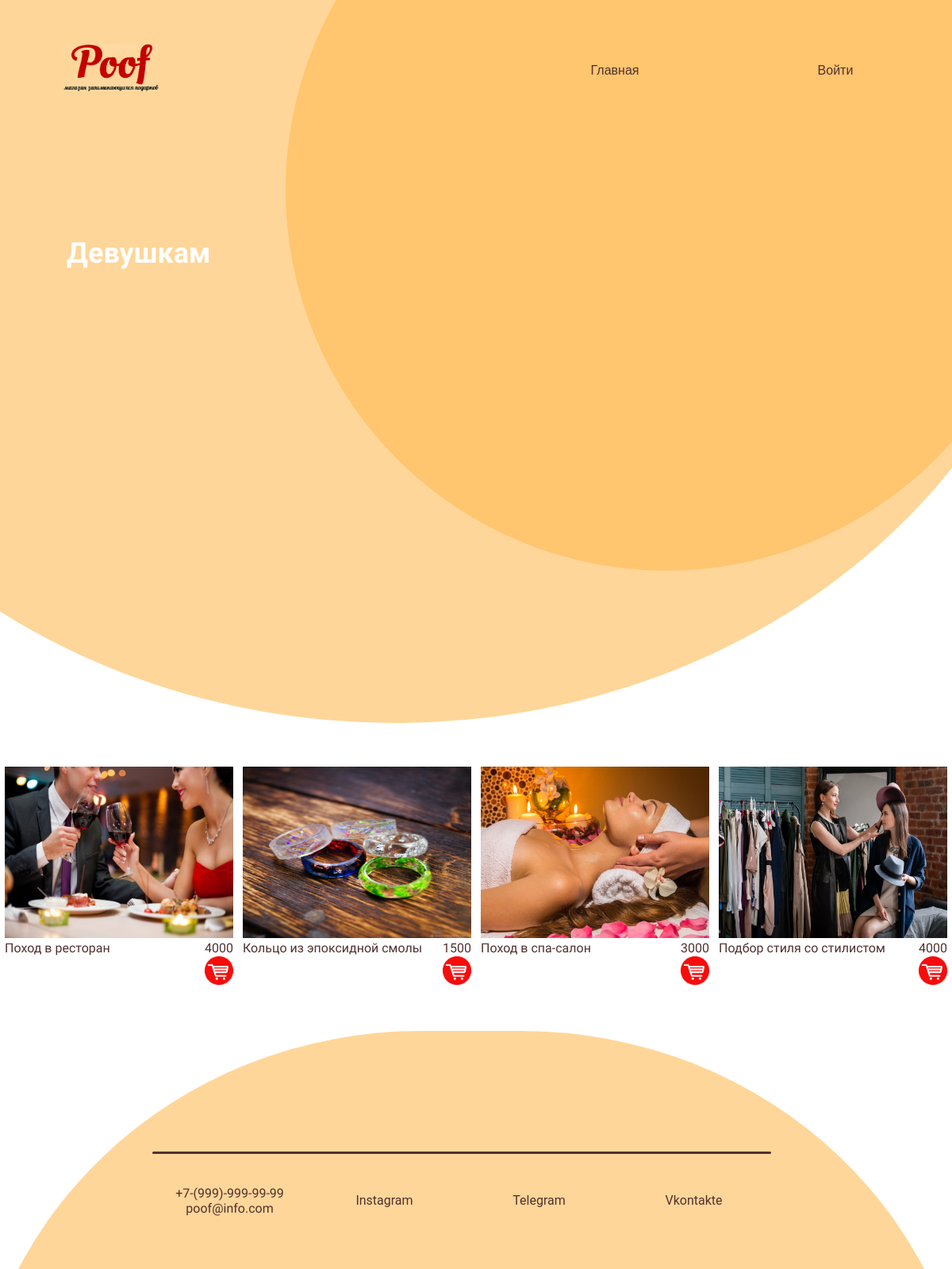
Page /category/2 on the committed database.
### products/models.py (models this page shows, shortened)
class Category(models.Model):
    title = models.CharField(max_length=150, db_index=True, verbose_name='Категория')
    class Meta:
        verbose_name = 'Категория'
        verbose_name_plural = 'Категории'

class Products(models.Model):
    title = models.CharField(max_length=150, verbose_name='Название')
    description = models.TextField(max_length=1000, verbose_name='Описание')
    price = models.IntegerField(verbose_name='Цена')
    created_at = models.DateField(auto_now_add=True, verbose_name='Создано')
    updated_at = models.DateField(auto_now=True, verbose_name='Обновлено')
    photo = models.ImageField(upload_to='photos/', verbose_name='Изображение')
    slug = models.SlugField(unique=True, verbose_name='Слаг')
    category = models.ForeignKey('Category', on_delete=models.PROTECT, blank=True, null=True)
    def get_absolute_url(self):
        return reverse_lazy('products', kwargs={'slug': self.slug})
    class Meta:
        verbose_name = 'Товар'
        verbose_name_plural = 'Товары'
        ordering = ['created_at']

### products/views.py (the view)
# urls.py: path('category/<int:category_id>', get_category, name='category'),
def get_category(request, category_id):
    products = Products.objects.filter(category_id=category_id)
    categories = Category.objects.all()
    category = Category.objects.get(pk=category_id)
    return render(request, 'products/category.html', {'products': products, 'categories': categories, 'category': category})

### products/templates/products/category.html (shortened to what this page needs)
{% extends 'base.html' %}
{% load static %}
{% block content %}
<div class="wrapper">
    <div class = "bottom_menu">
        <div class="logo"><img src="{% static 'img/Logo.gif' %}"></div>
        <div class="menu_links">
            <a href="/" class="link">Главная</a>
            {% if request.user.is_authenticated %}
            <a href="#" class="link">Личный кабинет</a>
            <a href="{% url 'logout' %}" class="link">Выход</a>
            {% else %}
            <a href="{% url 'login' %}" class="link">Войти</a>
            {% endif %}
        </div>
    </div>
    <div class = "circle"><img src="{{category.photo.url}}"></div>
    <div class = "circle_light"></div>
    <div class="intro_text">
        <h2>{{category.title}}</h2>
    </div>
    </div>
<div class="items">
        {% for item in products %}
    <a href="{{item.get_absolute_url}}">
        <div class="item">
            <div class="item__image"><img src="{{ item.photo.url }}"> </div>
            <div class="item__info">
                <div class="title">
                {{ item.title }}
                </div>
                <div class="price">
               <a class="link-detail">
                   <div>{{ item.price}}</div>
                   <input class="cart" type="image" src="{% static 'img/Cart_logo.png' %}" alt="Кнопка «Cart»">
               </a>
                </div>
        </div>
    </div>
    </a>
        {% endfor %}
</div>
<div class="wrapper_footer">
    <div class="footer">
        <div class="footer_circle">
            <div><hr></div>
            <div class="contact">
                <p class="footer_link">+7-(999)-999-99-99<br>poof@info.com</p>
                <a href="https://www.instagram.com/yellow__boat/" class="footer_link">Instagram</a>
                <a href="https://t.me/djoefrit" class="footer_link">Telegram</a>
                <a href="https://vk.com/lonep" class="footer_link">Vkontakte</a>
            </div>
        </div>
    </div>
</div>
{% endblock %}

### gift/static/css/main.css (style rules this page uses)
* { box-sizing: border-box; }
:root { --yellow: #FFC56F ; --yellow_light: #FFD699; --brown: #50312F; --brown_light: #513634; --white: #ffffff; --red: #ff0000; --dark: #0D0D0D; --gray: #5a5560; --light: #9D8D8F; --blue: #69bfae; }
html { font-family: "Roboto", sans-serif; }
a { text-decoration: none; }
p { font-family: 'Balsamiq Sans', cursive; }
h2 { font-family:"Balsamiq Sans",bold ; }

### gift/static/css/index.css (style rules this page uses)
.bottom_menu { display: flex; padding-top: 3.5em; }
.logo { flex:1; text-align: left; margin-left: 5em; background: none; border: none; }
.logo img { width: 10vw; height: auto; background: var(--yellow_light); }
.menu_links { display: flex; flex: 1; padding-right: 0.5em; align-items: center; }
.link { flex:1; padding-left: 0.5em; font-family: 'Oswald', sans-serif; text-decoration: none; color: var(--brown); text-align: center; padding: 0.5vw; border-radius: 50px; vertical-align: center; }
.circle { width: 80vw; height:80vw; background: var(--yellow); border-radius: 50%; position: absolute; transform: translate(30vw,-30vw); z-index: -2; }
.circle_light { width: 143vw; height: 126vw; background: var(--yellow_light); border-radius: 80%; position: absolute; transform: translate(-30vw,-60vw); z-index: -3; }
.wrapper { position: relative; width: 100%; height: 80vw; overflow: hidden; }
.intro_text { text-wrap: normal; width: 40vw; height: 15em; color: var(--white); font-family: 'Balsamiq Sans', cursive; margin-left: 7vw; margin-top: 15vw; }
.intro_text h2 { font-size: 3vw; }
.wrapper_footer { margin-top: 4vw; position: relative; width: 100%; height: 25vw; overflow: hidden; }
.footer_circle { background: var(--yellow_light); width: 105vw; height:100vw; border-radius: 45%; position: absolute; display: flex; transform: translate(-3vw,0); }
hr { position: absolute; width: 65vw; height: 3px; border: none; background-color: var(--brown); border-radius: 20px; transform: translate(19vw,12vw); z-index: 1; }
.contact { display: flex; position: absolute; transform: translate(19vw,14vw); width: 65vw; align-items: center; }
.footer_link { flex: 1; text-decoration: none; color: var(--brown); border: none; text-align: center; border-radius: 50px; padding: 1vw; }

### gift/static/css/products.css (style rules this page uses)
.items { display: flex; justify-content: center; flex-wrap: wrap; }
.item { display: flex; flex-direction: column; padding: 0.5vw; text-decoration: none; }
.title { color: var(--brown); }
.item__image img { width: 24vw; height: 18vw; }
.item__info { display: flex; justify-content: space-between; color: var(--brown); font-family: "Balsamiq Sans", bold; }
.price { display: flex; flex-direction: column; text-align: center; }
.cart { width: 3vw; height: 3vw; z-index: 1; }

### rows in the picture
Category: title "Девушкам"
Products: photo (picture), title "Поход в ресторан", price "4000"
Products: photo (picture), title "Кольцо из эпоксидной смолы", price "1500"
Products: photo (picture), title "Поход в спа-салон", price "3000"
Products: photo (picture), title "Подбор стиля со стилистом", price "4000"
